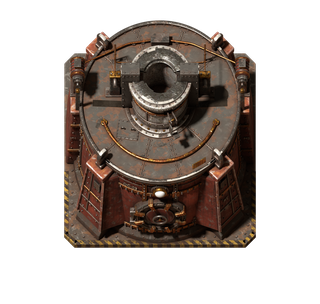
#> input picture concept/drop-crusher/model/idle.png, 320 x 304 px, found by its file name
$ python kit_sheet.py ../../../drop-crusher/model/idle.png ../../../drop-crusher/model/idle.png
#> lines starting #> are read from the running program, lines starting #| are printed output that depends on the picture
#!/usr/bin/env python3
"""T06i: the restored kit, for the question T06h left open (Liam, 2026-10-21; re-asked with T06i): the kit T06h
restored on the roof at a step smaller than T06e's (the side-nozzle pot 0.26 for 0.30, the exchanger 0.25 for
0.30), the pot hidden facing north, and the added kit (barrels, junction boxes) moved off the gaps it took.

  python3 kit_sheet.py <full-dir> <out.png>

<full-dir> holds run-<d>/ (render.sh's out-dir; its hi/idle.png is the 4x plate). Each item is cropped at 2x
(the 4x render halved), 1.5 tiles square, in all four directions. A picture for the question, not a measure.
"""
import math
import textwrap
import os
import sys

from PIL import Image, ImageDraw, ImageFont

DIRS = ("north", "east", "south", "west")
DEG = dict(zip(DIRS, (0, 90, 180, 270)))
K4 = 256
GROUND = (74, 66, 58, 255)
BG = (30, 29, 28, 255)
HEAD, TEXT, SUB = (240, 200, 120), (240, 220, 170), (200, 194, 182)
ITEMS = [
    ("side-nozzle pot", "r 0.26 (T06e 0.30); north of the reactor", (0.3, 1.5, 1.7)),
    ("exchanger", "r 0.25 (T06e 0.30); between the legs and the receiver", (0.5, -1.15, 1.25)),
    ("sampling manifold", "between the instrument house and the compressor", (1.9, 1.2, 1.2)),
    ("drain skid", "down the west roof edge, its valve and header", (-2.215, -0.8, 1.15)),
    ("barrels (moved)", "east roof edge, 3", (2.24, -1.3, 1.15)),
    ("barrels + box (moved)", "by the loop valve; a box by the scrubber", (-0.09, -1.26, 1.15)),
    ("junction box (moved)", "between the instrument house and the gas hose", (1.87, 0.75, 1.1)),
]


def font(n, bold=False):
    return ImageFont.truetype("/usr/share/fonts/truetype/dejavu/DejaVuSans%s.ttf" % ("-Bold" if bold else ""), n)


def plate(full, d):
#> called with full = '../../../drop-crusher/model/idle.png', d = 'north'
    im = Image.open(os.path.join(full, f"run-{d}", "hi", "idle.png")).convert("RGBA")
#> im is the input picture: PIL image 320x304 RGBA; mean R, G, B, A 37, 28.7, 23.5, 106.1
    g = Image.new("RGBA", im.size, GROUND)
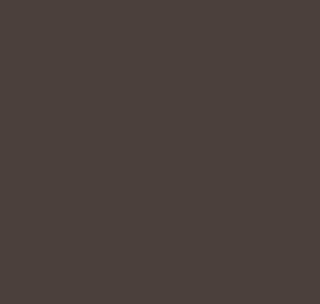
#> g: PIL image 320x304 RGBA; mean R, G, B, A 74, 66, 58, 255
    g.alpha_composite(im)
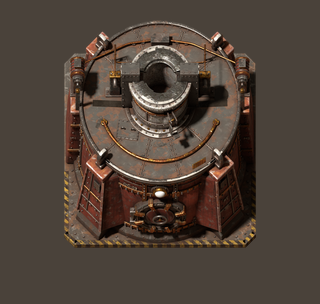
#> g: PIL image 320x304 RGBA; mean R, G, B, A 79.3, 66.6, 56.9, 255
    return g


def crop(g, p, d, side=1.5):
    x, y, z = p
    a = -math.radians(DEG[d])
    e, n = x * math.cos(a) - y * math.sin(a), x * math.sin(a) + y * math.cos(a)
    cx, cy = g.width / 2 + e * K4, g.height / 2 - (n + z * 0.5) * K4
    s = side * K4 / 2
    c = g.crop((round(cx - s), round(cy - s), round(cx + s), round(cy + s)))
    c = c.resize((c.width // 2, c.height // 2), Image.LANCZOS)
    dr = ImageDraw.Draw(c)                    # a ring round the item (its point, as the camera sees it)
    m, rr = c.width / 2, 0.3 * K4 / 2
    dr.ellipse([m - rr, m - rr, m + rr, m + rr], outline=(255, 210, 60), width=2)
    return c


def main(full, out):
    P = {d: plate(full, d) for d in DIRS}
#> P = 4 items
    cw = 192
    lw = 300
    rows = []
    for name, sub, p in ITEMS:
        r = Image.new("RGBA", (lw + 4 * (cw + 6), cw + 6), BG)
        dr = ImageDraw.Draw(r)
        dr.text((8, 8), name, font=font(19, True), fill=TEXT)
        for i, ln in enumerate(textwrap.wrap(sub, 32)):
            dr.text((8, 36 + 22 * i), ln, font=font(15), fill=SUB)
        for i, d in enumerate(DIRS):
            r.alpha_composite(crop(P[d], p, d), (lw + i * (cw + 6), 3))
        rows.append(r)
#> this loop made 7 passes
#> pass 1, in crop (call 3), `c = g.crop((round(cx - s), round(cy - s), round(cx + s), round(cy + s)))`:
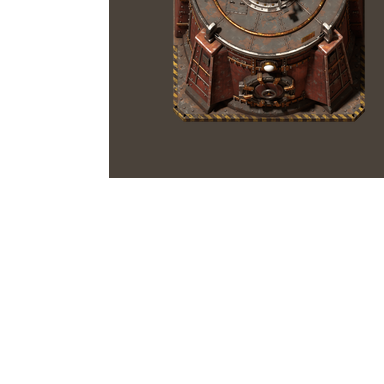
#> c: PIL image 384x384 RGBA; mean R, G, B, A 25.9, 21.1, 17.7, 84.7; transparent parts drawn white
#> after the loop:
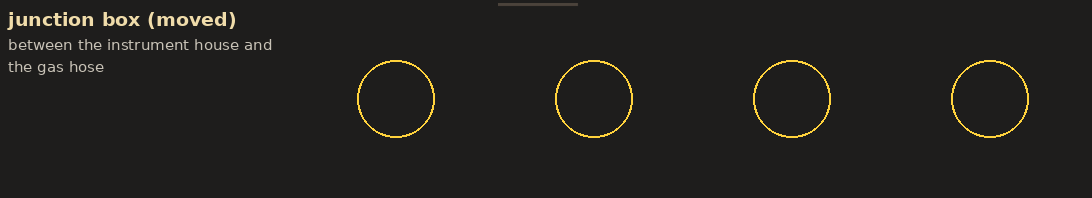
#> r: PIL image 1092x198 RGBA; mean R, G, B, A 33.9, 32.4, 29.8, 255
#> after the loop, rows = 7 items
    W = rows[0].width
#> W = 1092
    head = Image.new("RGBA", (W, 230), BG)
    dr = ImageDraw.Draw(head)
    dr.text((10, 8), "The restored kit (T06h): accept, free space, or swap?", font=font(26, True), fill=HEAD)
    for i, ln in enumerate([
        "T06h set the kit T06g left out back on the roof, a step smaller than T06e's where the roof is tight (pot 0.26, exchanger",
        "0.25, both 0.30 before), and moved the added barrels and boxes off the gaps it took. Facing north the pot stands behind the",
        "reactor and is hidden. Columns: facing north, east, south, west; each crop 1.5 tiles at 2x (T06i's model).",
        "A accept as built.   B free space: take out added barrels or boxes so the pot and exchanger go back to 0.30.",
        "C swap: trade a restored item's spot with an added item's, so the pot shows facing north. Yellow ring: the item.",
    ]):
        dr.text((10, 48 + 30 * i), ln, font=font(17), fill=SUB)
    for i, d in enumerate(DIRS):
        dr.text((lw + i * (cw + 6) + 6, 205), f"facing {d}", font=font(16, True), fill=TEXT)
    out_im = Image.new("RGBA", (W, head.height + sum(r.height for r in rows)), BG)
    out_im.alpha_composite(head, (0, 0))
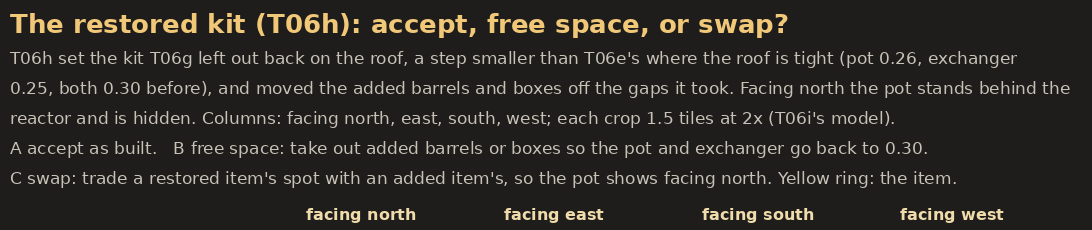
#> head: PIL image 1092x230 RGBA; mean R, G, B, A 46, 43.6, 39.8, 255
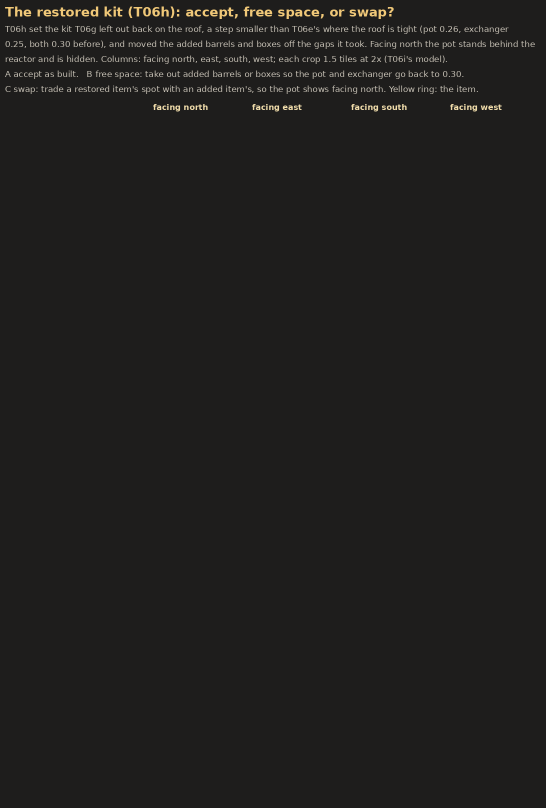
#> out_im: PIL image 1092x1616 RGBA (shown at 1/2 size); mean R, G, B, A 32.3, 31.1, 29.7, 255
    y = head.height
#> y = 230
    for r in rows:
        out_im.alpha_composite(r, (0, y))
        y += r.height
#> this loop made 7 passes
#> y on passes 1 to 7: 428, 626, 824, 1022, 1220, 1418, 1616
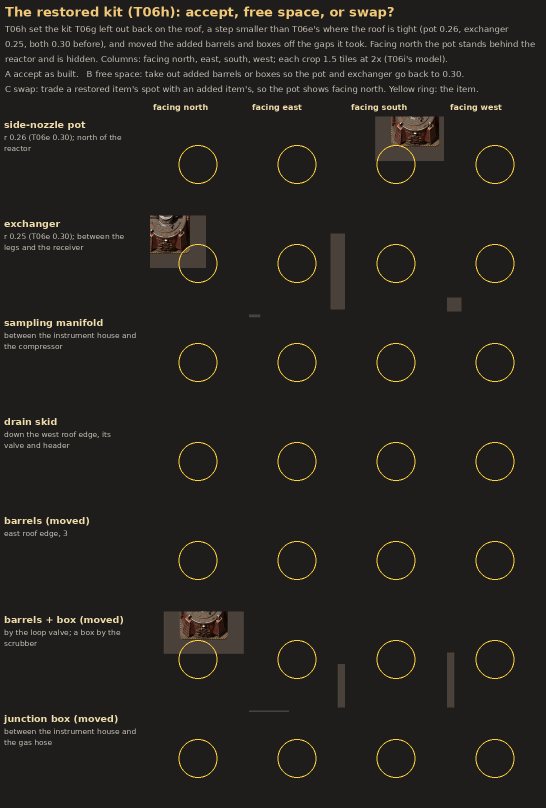
#> out_im: PIL image 1092x1616 RGBA (shown at 1/2 size); mean R, G, B, A 36.5, 34.6, 31.6, 255
#> after the loop, y = 1616
    out_im.convert("RGB").save(out)
    print("wrote", out, out_im.size)
#| wrote ../../../drop-crusher/model/idle.png (1092, 1616)


if __name__ == "__main__":
    main(sys.argv[1], sys.argv[2])
